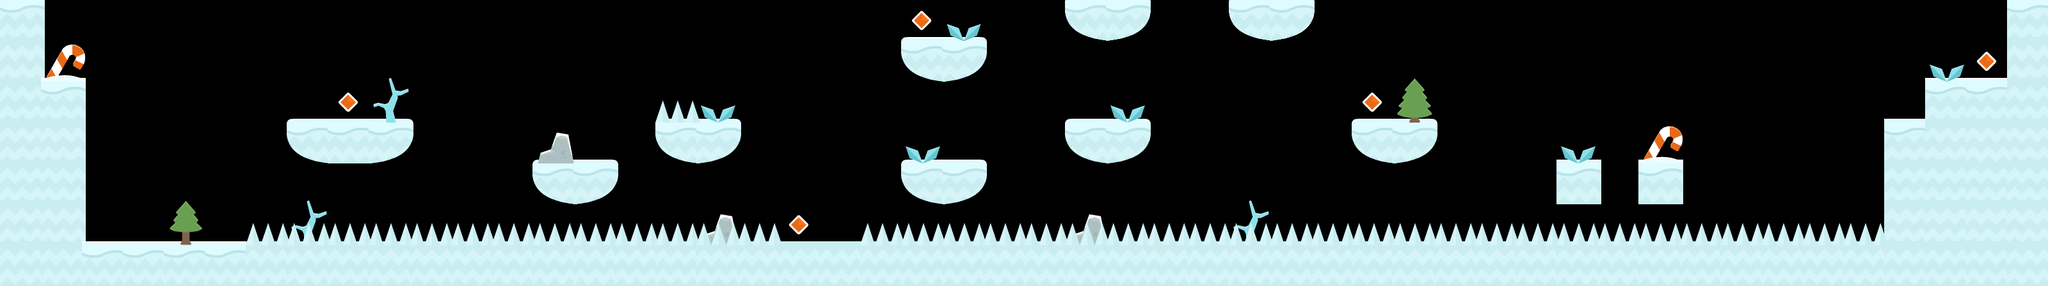

Rendered tile map (Tiled .tmx) drawn with the repository's tilesets; below, a short description and the full map source, tile grids included:
An orthogonal 50x7 tile map with 64x64 px tiles, 4 tile layers (Platforms, Background, Spikes, Coins).

<map version="1.4" tiledversion="1.4.2" orientation="orthogonal" renderorder="right-down" width="50" height="7" tilewidth="64" tileheight="64" infinite="0" nextlayerid="5" nextobjectid="1">
 <tileset firstgid="1" name="my_tileset" tilewidth="70" tileheight="70" tilecount="12" columns="0">
  <grid orientation="orthogonal" width="1" height="1" />
  <tile id="1">
   <image width="70" height="70" source="platformergraphics-iceworld/Tiles/tundraCenter.png" />
  </tile>
  <tile id="2">
   <image width="70" height="70" source="platformergraphics-iceworld/Tiles/tundraCliffLeft.png" />
  </tile>
  <tile id="3">
   <image width="70" height="70" source="platformergraphics-iceworld/Tiles/tundraCliffRight.png" />
  </tile>
  <tile id="4">
   <image width="70" height="70" source="platformergraphics-iceworld/Tiles/tundraMid.png" />
  </tile>
  <tile id="5">
   <image width="70" height="70" source="platformergraphics-iceworld/Tiles/caneRedSmall.png" />
  </tile>
  <tile id="6">
   <image width="70" height="70" source="platformergraphics-iceworld/Tiles/spikesBottom.png" />
  </tile>
  <tile id="7">
   <image width="64" height="64" source="kenney_simplifiedplatformer/PNG/Items/platformPack_item004.png" />
  </tile>
  <tile id="8">
   <image width="70" height="70" source="platformergraphics-iceworld/Tiles/deadTree.png" />
  </tile>
  <tile id="9">
   <image width="70" height="70" source="platformergraphics-iceworld/Tiles/pineSaplingAlt.png" />
  </tile>
  <tile id="10">
   <image width="70" height="70" source="platformergraphics-iceworld/Tiles/plantAlt.png" />
  </tile>
  <tile id="11">
   <image width="70" height="70" source="platformergraphics-iceworld/Tiles/rockAlt.png" />
  </tile>
  <tile id="12">
   <image width="70" height="70" source="platformergraphics-iceworld/Tiles/pineSapling.png" />
  </tile>
 </tileset>
 <layer id="1" name="Platforms" width="50" height="7">
  <data encoding="csv">
5,0,0,0,0,0,0,0,0,0,0,0,0,0,0,0,0,0,0,0,0,0,0,0,0,0,3,4,0,0,3,4,0,0,0,0,0,0,0,0,0,0,0,0,0,0,0,0,0,5,
2,0,0,0,0,0,0,0,0,0,0,0,0,0,0,0,0,0,0,0,0,0,3,4,0,0,0,0,0,0,0,0,0,0,0,0,0,0,0,0,0,0,0,0,0,0,0,0,0,2,
2,5,0,0,0,0,0,0,0,0,0,0,0,0,0,0,0,0,0,0,0,0,0,0,0,0,0,0,0,0,0,0,0,0,0,0,0,0,0,0,0,0,0,0,0,0,0,5,5,2,
2,2,0,0,0,0,0,3,5,4,0,0,0,0,0,0,3,4,0,0,0,0,0,0,0,0,3,4,0,0,0,0,0,3,4,0,0,0,0,0,0,0,0,0,0,0,5,2,5,2,
2,2,0,0,0,0,0,0,0,0,0,0,0,3,4,0,0,0,0,0,0,0,3,4,0,0,0,0,0,0,0,0,0,0,0,0,0,0,5,0,5,0,0,0,0,0,2,2,2,2,
2,2,0,0,0,0,0,0,0,0,0,0,0,0,0,0,0,0,0,0,0,0,0,0,0,0,0,0,0,0,0,0,0,0,0,0,0,0,0,0,0,0,0,0,0,0,2,2,2,2,
2,2,5,5,5,5,2,2,2,2,2,2,2,2,2,2,2,2,2,2,2,2,2,2,2,2,2,2,2,2,2,2,2,2,2,2,2,2,2,2,2,2,2,2,2,2,2,2,2,2
</data>
 </layer>
 <layer id="4" name="Background" width="50" height="7">
  <data encoding="csv">
0,0,0,0,0,0,0,0,0,0,0,0,0,0,0,0,0,0,0,0,0,0,0,11,0,0,0,0,0,0,0,0,0,0,0,0,0,0,0,0,0,0,0,0,0,0,0,0,0,0,
0,6,0,0,0,0,0,0,0,0,0,0,0,0,0,0,0,0,0,0,0,0,0,0,0,0,0,0,0,0,0,0,0,0,0,0,0,0,0,0,0,0,0,0,0,0,0,11,0,0,
0,0,0,0,0,0,0,0,0,9,0,0,0,0,0,0,0,11,0,0,0,0,0,0,0,0,0,11,0,0,0,0,0,0,13,0,0,0,0,0,0,0,0,0,0,0,0,0,0,0,
0,0,0,0,0,0,0,0,0,0,0,0,0,12,0,0,0,0,0,0,0,0,11,0,0,0,0,0,0,0,0,0,0,0,0,0,0,0,11,0,6,0,0,0,0,0,0,0,0,0,
0,0,0,0,0,0,0,0,0,0,0,0,0,0,0,0,0,0,0,0,0,0,0,0,0,0,0,0,0,0,0,0,0,0,0,0,0,0,0,0,0,0,0,0,0,0,0,0,0,0,
0,0,0,0,10,0,0,9,0,0,0,0,0,0,0,0,0,12,0,0,0,0,0,0,0,0,12,0,0,0,9,0,0,0,0,0,0,0,0,0,0,0,0,0,0,0,0,0,0,0,
0,0,0,0,0,0,0,0,0,0,0,0,0,0,0,0,0,0,0,0,0,0,0,0,0,0,0,0,0,0,0,0,0,0,0,0,0,0,0,0,0,0,0,0,0,0,0,0,0,0
</data>
 </layer>
 <layer id="3" name="Spikes" width="50" height="7">
  <data encoding="csv">
0,0,0,0,0,0,0,0,0,0,0,0,0,0,0,0,0,0,0,0,0,0,0,0,0,0,0,0,0,0,0,0,0,0,0,0,0,0,0,0,0,0,0,0,0,0,0,0,0,0,
0,0,0,0,0,0,0,0,0,0,0,0,0,0,0,0,0,0,0,0,0,0,0,0,0,0,0,0,0,0,0,0,0,0,0,0,0,0,0,0,0,0,0,0,0,0,0,0,0,0,
0,0,0,0,0,0,0,0,0,0,0,0,0,0,0,0,7,0,0,0,0,0,0,0,0,0,0,0,0,0,0,0,0,0,0,0,0,0,0,0,0,0,0,0,0,0,0,0,0,0,
0,0,0,0,0,0,0,0,0,0,0,0,0,0,0,0,0,0,0,0,0,0,0,0,0,0,0,0,0,0,0,0,0,0,0,0,0,0,0,0,0,0,0,0,0,0,0,0,0,0,
0,0,0,0,0,0,0,0,0,0,0,0,0,0,0,0,0,0,0,0,0,0,0,0,0,0,0,0,0,0,0,0,0,0,0,0,0,0,0,0,0,0,0,0,0,0,0,0,0,0,
0,0,0,0,0,0,7,7,7,7,7,7,7,7,7,7,7,7,7,0,0,7,7,7,7,7,7,7,7,7,7,7,7,7,7,7,7,7,7,7,7,7,7,7,7,7,0,0,0,0,
0,0,0,0,0,0,0,0,0,0,0,0,0,0,0,0,0,0,0,0,0,0,0,0,0,0,0,0,0,0,0,0,0,0,0,0,0,0,0,0,0,0,0,0,0,0,0,0,0,0
</data>
 </layer>
 <layer id="2" name="Coins" width="50" height="7">
  <data encoding="csv">
0,0,0,0,0,0,0,0,0,0,0,0,0,0,0,0,0,0,0,0,0,0,8,0,0,0,0,0,0,0,0,0,0,0,0,0,0,0,0,0,0,0,0,0,0,0,0,0,0,0,
0,0,0,0,0,0,0,0,0,0,0,0,0,0,0,0,0,0,0,0,0,0,0,0,0,0,0,0,0,0,0,0,0,0,0,0,0,0,0,0,0,0,0,0,0,0,0,0,8,0,
0,0,0,0,0,0,0,0,8,0,0,0,0,0,0,0,0,0,0,0,0,0,0,0,0,0,0,0,0,0,0,0,0,8,0,0,0,0,0,0,0,0,0,0,0,0,0,0,0,0,
0,0,0,0,0,0,0,0,0,0,0,0,0,0,0,0,0,0,0,0,0,0,0,0,0,0,0,0,0,0,0,0,0,0,0,0,0,0,0,0,0,0,0,0,0,0,0,0,2,0,
0,0,0,0,0,0,0,0,0,0,0,0,0,0,0,0,0,0,0,0,0,0,0,0,0,0,0,0,0,0,0,0,0,0,0,0,0,0,0,0,0,0,0,0,0,0,0,0,0,0,
0,0,0,0,0,0,0,0,0,0,0,0,0,0,0,0,0,0,0,8,0,0,0,0,0,0,0,0,0,0,0,0,0,0,0,0,0,0,0,0,0,0,0,0,0,0,0,0,0,0,
0,0,0,0,0,0,0,0,0,0,0,0,0,0,0,0,0,0,0,0,0,0,0,0,0,0,0,0,0,0,0,0,0,0,0,0,0,0,0,0,0,0,0,0,0,0,0,0,0,0
</data>
 </layer>
</map>
